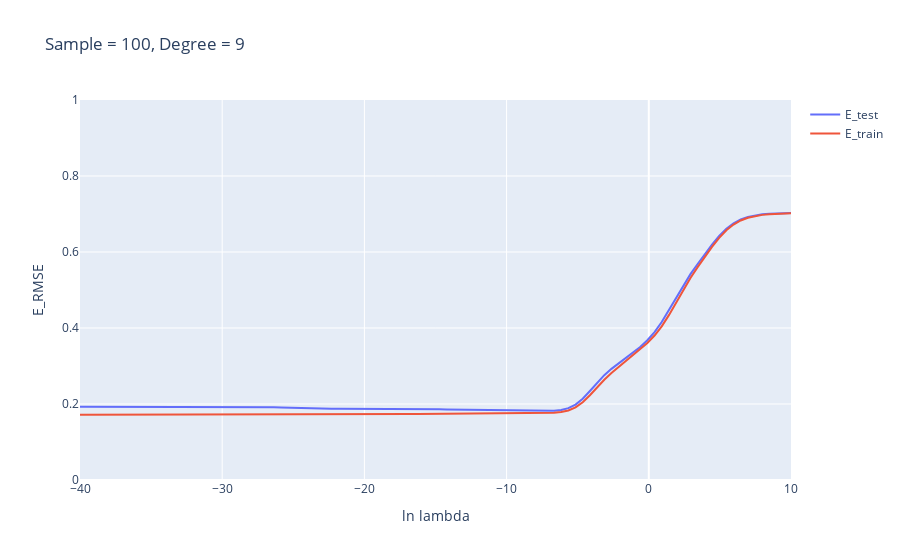

Notebook source saved alongside this figure:
### Code cell
# sample 100

# Sample some point with uniform pick
NUMBER_OF_POINT = 100
np.random.seed(1)
x = np.linspace(0, 1, NUMBER_OF_POINT)
y = np.sin(2*math.pi*x) + np.random.normal(0, 0.2, NUMBER_OF_POINT)

DEGREE = 9
FOLDS = 10
NUMBER_OF_SEEDS = 20
log_e_lamda = np.linspace(-40, 10, 100)
lamda_list = np.vectorize(math.exp)(log_e_lamda)
# lamda_list = np.linspace(0, 100, 100)

w_list = []
E_test = []
E_train = []

df = pd.DataFrame({'x':x, 'y':y})
x_feature_matrix = generate_feature_matrix(x, DEGREE)

for lamda in lamda_list:
    w = normalEquation_ridge(x_feature_matrix, y, lamda)
    w_list.append(w)
    E_train.append(CalculateMSE(x, y, w)**(1/2))
    E_test_avg = 0
    for seed in range(NUMBER_OF_SEEDS):
        df_test = df.sample(frac=1, random_state=seed, ignore_index=True)
        E_test_avg += cross_validation(df_test['x'], df_test['y'], FOLDS, DEGREE, lamda)
    E_test.append(E_test_avg/NUMBER_OF_SEEDS)

fig = go.Figure()
fig.add_trace(go.Scatter(x=log_e_lamda, y=E_test ,mode='lines', name='E_test'))
fig.add_trace(go.Scatter(x=log_e_lamda, y=E_train ,mode='lines', name='E_train'))
fig.update_layout(
    yaxis_range=[0,1],
    title=f'Sample = 100, Degree = 9',
    xaxis_title='ln lambda',
    yaxis_title='E_RMSE',
    )
fig.show()
